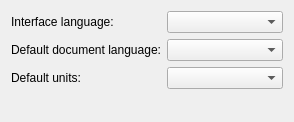
<?xml version="1.0" encoding="UTF-8"?>
<ui version="4.0">
 <class>FSW_Language</class>
 <widget class="QWizardPage" name="FSW_Language">
  <property name="geometry">
   <rect>
    <x>0</x>
    <y>0</y>
    <width>294</width>
    <height>122</height>
   </rect>
  </property>
  <property name="title">
   <string>Language &amp; units</string>
  </property>
  <property name="subTitle">
   <string>How Apscribe talks to you, and the units new documents use.</string>
  </property>
  <layout class="QFormLayout" name="langLayout">
   <item row="0" column="0">
    <widget class="QLabel" name="uiLanguageLabel">
     <property name="text">
      <string>Interface language:</string>
     </property>
    </widget>
   </item>
   <item row="0" column="1">
    <widget class="QComboBox" name="uiLanguageCombo"/>
   </item>
   <item row="1" column="0">
    <widget class="QLabel" name="docLanguageLabel">
     <property name="text">
      <string>Default document language:</string>
     </property>
    </widget>
   </item>
   <item row="1" column="1">
    <widget class="QComboBox" name="docLanguageCombo"/>
   </item>
   <item row="2" column="0">
    <widget class="QLabel" name="unitsLabel">
     <property name="text">
      <string>Default units:</string>
     </property>
    </widget>
   </item>
   <item row="2" column="1">
    <widget class="QComboBox" name="unitsCombo"/>
   </item>
  </layout>
 </widget>
 <resources/>
 <connections/>
</ui>
